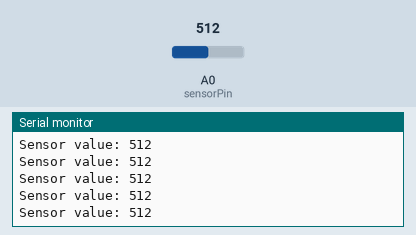
Recording of a sketch running on a simulated Arduino Uno, built with avr-gcc and run on an emulated ATmega328P. On the bench: the last lines printed to the serial monitor. Inputs (shaded band) come from the test bench; at power-on: A0 (sensorPin) = 512.

Above: at 1.2 s.
1.3 s: A0 (sensorPin) set to 789
At 2.3 s:
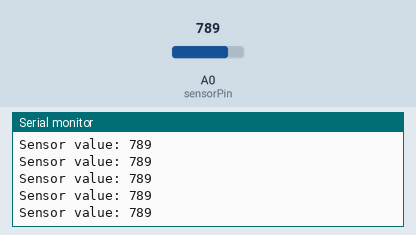
4.3 s: A0 (sensorPin) set to 818
At 4.57 s:
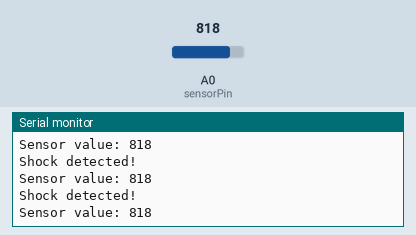
8.9 s: A0 (sensorPin) set to 108
At 9.7 s:
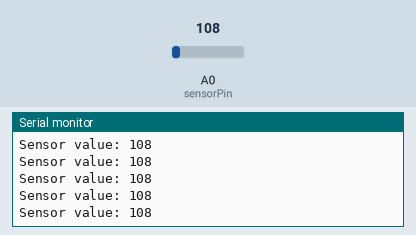
10.4 s: A0 (sensorPin) set to 90
At 11.1 s:
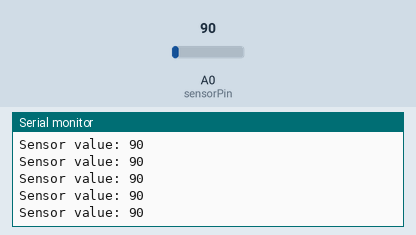
11.9 s: A0 (sensorPin) set to 11
At 12.8 s:
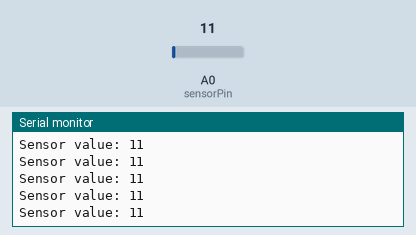
14.9 s: A0 (sensorPin) set to 8
At 15.5 s:
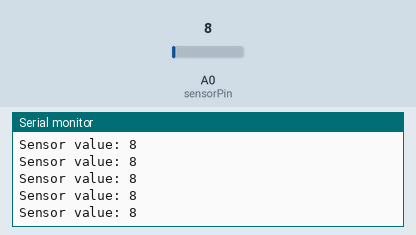
Timing chart, 0 to 17.9 s (numbered marks = the images above; inputs shaded):
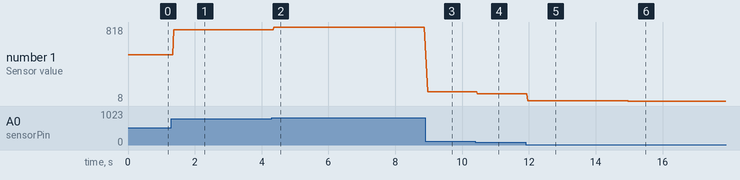

The sketch:

pum_andando_demo.ino
```cpp
int sensorPin = A0; // define sensor pin
int threshold = 800; // set threshold value


void setup() {
  Serial.begin(9600); // initialize serial communication

}

void loop() {
int sensorValue = analogRead(sensorPin); // read sensor value
  Serial.print("Sensor value: ");
  Serial.println(sensorValue);

  if (sensorValue > threshold) {
    // do something when shock is detected
    Serial.println("Shock detected!");
    delay(100); // wait for a second to avoid multiple detection
  }

  delay(10); // delay between readings
}
```

Measured:
- after the input at 1.3 s, the serial monitor: prints a new line after 0.06 s (image 1)
- after the input at 4.3 s, the serial monitor: prints a new line after 0.07 s (image 2)
- after the input at 8.9 s, the serial monitor: prints a new line after 0.08 s (image 3)
- after the input at 10.4 s, the serial monitor: prints a new line after 0.06 s (image 4)
- after the input at 11.9 s, the serial monitor: prints a new line after 0.06 s (image 5)
- after the input at 14.9 s, the serial monitor: prints a new line after 0.07 s (image 6)
- plotted number 1: 512 → 789 after the input at 1.3 s, 789 → 818 after the input at 4.3 s, 818 → 108 after the input at 8.9 s, 108 → 90 after the input at 10.4 s, 90 → 11 after the input at 11.9 s
